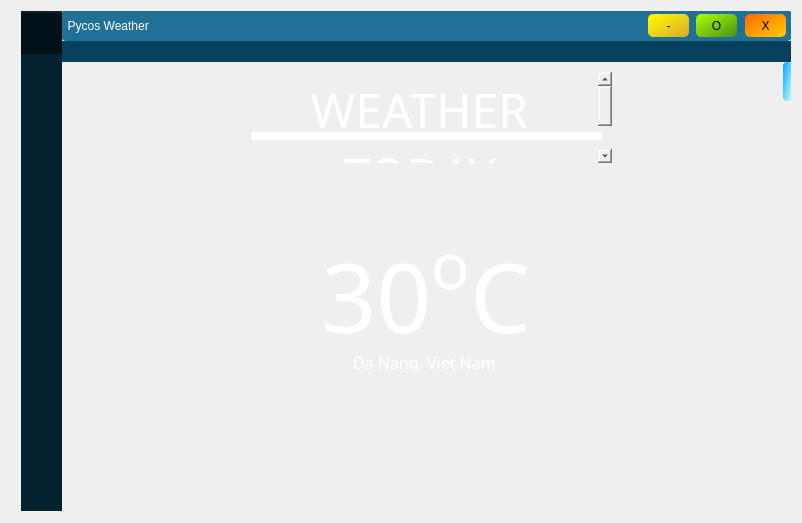
<?xml version="1.0" encoding="UTF-8"?>
<ui version="4.0">
 <class>Ui_main</class>
 <widget class="QWidget" name="Ui_main">
  <property name="geometry">
   <rect>
    <x>0</x>
    <y>0</y>
    <width>802</width>
    <height>523</height>
   </rect>
  </property>
  <property name="windowTitle">
   <string>Ui_main</string>
  </property>
  <property name="styleSheet">
   <string notr="true">backgroud: qlineargradient(rgba(0,0,0,0.9),rgba(0,0,0,0.9));</string>
  </property>
  <layout class="QVBoxLayout" name="verticalLayout">
   <item>
    <widget class="QFrame" name="frame">
     <property name="maximumSize">
      <size>
       <width>16777215</width>
       <height>500</height>
      </size>
     </property>
     <property name="styleSheet">
      <string notr="true">border-radius: 5px;</string>
     </property>
     <property name="frameShape">
      <enum>QFrame::StyledPanel</enum>
     </property>
     <property name="frameShadow">
      <enum>QFrame::Raised</enum>
     </property>
     <widget class="QTextBrowser" name="textBrowser">
      <property name="geometry">
       <rect>
        <x>230</x>
        <y>61</y>
        <width>371</width>
        <height>91</height>
       </rect>
      </property>
      <property name="font">
       <font>
        <family>Corbel Light</family>
       </font>
      </property>
      <property name="styleSheet">
       <string notr="true">border-style: none;
color: white;
background: transparent;
align-items: center;</string>
      </property>
      <property name="html">
       <string>&lt;!DOCTYPE HTML PUBLIC &quot;-//W3C//DTD HTML 4.0//EN&quot; &quot;http://www.w3.org/TR/REC-html40/strict.dtd&quot;&gt;
&lt;html&gt;&lt;head&gt;&lt;meta name=&quot;qrichtext&quot; content=&quot;1&quot; /&gt;&lt;style type=&quot;text/css&quot;&gt;
p, li { white-space: pre-wrap; }
&lt;/style&gt;&lt;/head&gt;&lt;body style=&quot; font-family:'Corbel Light'; font-size:8.25pt; font-weight:400; font-style:normal;&quot;&gt;
&lt;p align=&quot;center&quot; style=&quot; margin-top:0px; margin-bottom:0px; margin-left:0px; margin-right:0px; -qt-block-indent:0; text-indent:0px;&quot;&gt;&lt;span style=&quot; font-size:36pt;&quot;&gt;WEATHER TODAY&lt;/span&gt;&lt;/p&gt;&lt;/body&gt;&lt;/html&gt;</string>
      </property>
     </widget>
     <widget class="QLabel" name="label_2">
      <property name="geometry">
       <rect>
        <x>50</x>
        <y>-1</y>
        <width>731</width>
        <height>31</height>
       </rect>
      </property>
      <property name="styleSheet">
       <string notr="true">background-color:  rgb(32, 112, 151);
color: white;
border-radius: 5px;</string>
      </property>
      <property name="text">
       <string>  Pycos Weather</string>
      </property>
     </widget>
     <widget class="QLabel" name="label">
      <property name="geometry">
       <rect>
        <x>50</x>
        <y>0</y>
        <width>731</width>
        <height>501</height>
       </rect>
      </property>
      <property name="styleSheet">
       <string notr="true">border-radius: 10px;</string>
      </property>
      <property name="text">
       <string/>
      </property>
      <property name="pixmap">
       <pixmap>photo-1531147646552-1eec68116469.jpg</pixmap>
      </property>
      <property name="scaledContents">
       <bool>true</bool>
      </property>
     </widget>
     <widget class="QLabel" name="label_3">
      <property name="geometry">
       <rect>
        <x>240</x>
        <y>121</y>
        <width>351</width>
        <height>8</height>
       </rect>
      </property>
      <property name="maximumSize">
       <size>
        <width>16777215</width>
        <height>8</height>
       </size>
      </property>
      <property name="styleSheet">
       <string notr="true">background-color: qlineargradient(spread:pad, x1:0, y1:0, x2:1, y2:1, stop:0 rgba(255, 255, 255, 255));
border-radius: 2px;</string>
      </property>
      <property name="text">
       <string/>
      </property>
     </widget>
     <widget class="QLabel" name="label_4">
      <property name="geometry">
       <rect>
        <x>40</x>
        <y>51</y>
        <width>741</width>
        <height>451</height>
       </rect>
      </property>
      <property name="styleSheet">
       <string notr="true">background: rgb(2, 49, 49, .2)</string>
      </property>
      <property name="text">
       <string/>
      </property>
     </widget>
     <widget class="QFrame" name="frame_2">
      <property name="geometry">
       <rect>
        <x>10</x>
        <y>0</y>
        <width>41</width>
        <height>501</height>
       </rect>
      </property>
      <property name="styleSheet">
       <string notr="true">background-color: rgb(4, 33, 47);
border-radius: 0px;</string>
      </property>
      <property name="frameShape">
       <enum>QFrame::StyledPanel</enum>
      </property>
      <property name="frameShadow">
       <enum>QFrame::Raised</enum>
      </property>
      <widget class="QPushButton" name="pushButton">
       <property name="geometry">
        <rect>
         <x>0</x>
         <y>2</y>
         <width>41</width>
         <height>41</height>
        </rect>
       </property>
       <property name="styleSheet">
        <string notr="true">background-color: rgb(2, 16, 23);</string>
       </property>
       <property name="text">
        <string/>
       </property>
       <property name="icon">
        <iconset>
         <normaloff>unnamed.png</normaloff>unnamed.png</iconset>
       </property>
       <property name="iconSize">
        <size>
         <width>47</width>
         <height>47</height>
        </size>
       </property>
      </widget>
      <widget class="QPushButton" name="pushButton_2">
       <property name="geometry">
        <rect>
         <x>0</x>
         <y>60</y>
         <width>41</width>
         <height>31</height>
        </rect>
       </property>
       <property name="text">
        <string/>
       </property>
       <property name="icon">
        <iconset>
         <normaloff>unnamed (1).png</normaloff>unnamed (1).png</iconset>
       </property>
       <property name="iconSize">
        <size>
         <width>30</width>
         <height>30</height>
        </size>
       </property>
      </widget>
     </widget>
     <widget class="QFrame" name="frame_3">
      <property name="geometry">
       <rect>
        <x>50</x>
        <y>30</y>
        <width>731</width>
        <height>21</height>
       </rect>
      </property>
      <property name="styleSheet">
       <string notr="true">background-color: rgb(8, 65, 94);
border-radius: 0px;</string>
      </property>
      <property name="frameShape">
       <enum>QFrame::StyledPanel</enum>
      </property>
      <property name="frameShadow">
       <enum>QFrame::Raised</enum>
      </property>
      <widget class="QToolButton" name="toolButton">
       <property name="geometry">
        <rect>
         <x>3</x>
         <y>2</y>
         <width>25</width>
         <height>19</height>
        </rect>
       </property>
       <property name="text">
        <string/>
       </property>
       <property name="icon">
        <iconset>
         <normaloff>51ZF+mT3QZL.png</normaloff>51ZF+mT3QZL.png</iconset>
       </property>
       <property name="iconSize">
        <size>
         <width>18</width>
         <height>18</height>
        </size>
       </property>
      </widget>
     </widget>
     <widget class="QScrollBar" name="verticalScrollBar">
      <property name="geometry">
       <rect>
        <x>772</x>
        <y>51</y>
        <width>9</width>
        <height>429</height>
       </rect>
      </property>
      <property name="styleSheet">
       <string notr="true">QScrollBar::sub-page:vertical {
background: none;
}

QScrollBar::add-page:vertical {
background: none;
}
QScrollBar:vertical {
            border: 0px solid #999999;
            background: rgb(0, 13, 26,.5);
            width:10px;    
            margin: 0px 0px 0px 0px;
			border-radius: 4px;
        }
        QScrollBar::handle:vertical {         
       
            min-height: 0px;
          	border: 0px solid red;
			border-radius: 4px;
			
	background-color: qlineargradient(spread:pad, x1:0, y1:0, x2:1, y2:1, stop:0 rgba(3, 167, 255, 255), stop:1 rgba(199, 255, 248, 255));
        }
        QScrollBar::add-line:vertical {       
            height: 0px;
            subcontrol-position: bottom;
            subcontrol-origin: margin;
        }
        QScrollBar::sub-line:vertical {
            height: 0 px;
            subcontrol-position: top;
            subcontrol-origin: margin;
        }</string>
      </property>
      <property name="orientation">
       <enum>Qt::Vertical</enum>
      </property>
     </widget>
     <widget class="QPushButton" name="pushButton_3">
      <property name="geometry">
       <rect>
        <x>637</x>
        <y>3</y>
        <width>41</width>
        <height>23</height>
       </rect>
      </property>
      <property name="styleSheet">
       <string notr="true">background-color: qlineargradient(spread:pad, x1:0, y1:0, x2:1, y2:1, stop:0 rgba(255, 255, 1, 255), stop:1 rgba(219, 169, 42, 255));</string>
      </property>
      <property name="text">
       <string>-</string>
      </property>
     </widget>
     <widget class="QPushButton" name="pushButton_4">
      <property name="geometry">
       <rect>
        <x>685</x>
        <y>3</y>
        <width>41</width>
        <height>23</height>
       </rect>
      </property>
      <property name="styleSheet">
       <string notr="true">background-color: qlineargradient(spread:pad, x1:0, y1:0, x2:1, y2:1, stop:0 rgba(174, 255, 0, 255), stop:1 rgba(72, 145, 26, 255));</string>
      </property>
      <property name="text">
       <string>O</string>
      </property>
     </widget>
     <widget class="QPushButton" name="pushButton_5">
      <property name="geometry">
       <rect>
        <x>734</x>
        <y>3</y>
        <width>41</width>
        <height>23</height>
       </rect>
      </property>
      <property name="styleSheet">
       <string notr="true">background-color: qlineargradient(spread:pad, x1:0, y1:0, x2:1, y2:1, stop:0 rgba(255, 103, 1, 255), stop:1 rgba(255, 205, 5, 255));</string>
      </property>
      <property name="text">
       <string>X</string>
      </property>
     </widget>
     <widget class="QFrame" name="frame_4">
      <property name="geometry">
       <rect>
        <x>9</x>
        <y>477</y>
        <width>771</width>
        <height>22</height>
       </rect>
      </property>
      <property name="styleSheet">
       <string notr="true">background: rgb(0, 13, 26,.9);</string>
      </property>
      <property name="frameShape">
       <enum>QFrame::StyledPanel</enum>
      </property>
      <property name="frameShadow">
       <enum>QFrame::Raised</enum>
      </property>
     </widget>
     <widget class="QLabel" name="label_5">
      <property name="geometry">
       <rect>
        <x>290</x>
        <y>160</y>
        <width>250</width>
        <height>250</height>
       </rect>
      </property>
      <property name="font">
       <font>
        <family>Bahnschrift SemiLight</family>
        <weight>50</weight>
        <bold>false</bold>
       </font>
      </property>
      <property name="styleSheet">
       <string notr="true">color: rgb(255, 255, 255);</string>
      </property>
      <property name="text">
       <string>&lt;html&gt;&lt;head/&gt;&lt;body&gt;&lt;p align=&quot;center&quot;&gt;&lt;span style=&quot; font-size:72pt;&quot;&gt;30&lt;/span&gt;&lt;span style=&quot; font-size:72pt; vertical-align:super;&quot;&gt;o&lt;/span&gt;&lt;span style=&quot; font-size:72pt;&quot;&gt;C&lt;/span&gt;&lt;/p&gt;&lt;/body&gt;&lt;/html&gt;</string>
      </property>
     </widget>
     <widget class="QLabel" name="label_6">
      <property name="geometry">
       <rect>
        <x>342</x>
        <y>340</y>
        <width>141</width>
        <height>21</height>
       </rect>
      </property>
      <property name="font">
       <font>
        <family>Bahnschrift SemiLight</family>
       </font>
      </property>
      <property name="styleSheet">
       <string notr="true">color: rgb(255, 255, 255);</string>
      </property>
      <property name="text">
       <string>&lt;html&gt;&lt;head/&gt;&lt;body&gt;&lt;p&gt;&lt;span style=&quot; font-size:12pt;&quot;&gt;Da Nang, Viet Nam&lt;/span&gt;&lt;/p&gt;&lt;/body&gt;&lt;/html&gt;</string>
      </property>
     </widget>
     <zorder>label</zorder>
     <zorder>textBrowser</zorder>
     <zorder>label_2</zorder>
     <zorder>label_3</zorder>
     <zorder>label_4</zorder>
     <zorder>frame_3</zorder>
     <zorder>frame_2</zorder>
     <zorder>pushButton_3</zorder>
     <zorder>pushButton_4</zorder>
     <zorder>pushButton_5</zorder>
     <zorder>frame_4</zorder>
     <zorder>verticalScrollBar</zorder>
     <zorder>label_5</zorder>
     <zorder>label_6</zorder>
    </widget>
   </item>
  </layout>
 </widget>
 <resources/>
 <connections/>
</ui>
